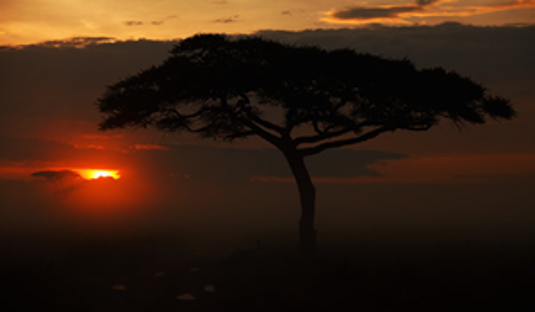
#> input picture imagenes/atardecer.png, 535 x 312 px; the run also reads 1 picture not shown here
$ jupyter execute --allow-errors transformaciones_no_lineales.ipynb
#> lines starting #> are read from the running program, lines starting #| are printed output that depends on the picture; long printed decimals are rounded
# Transformaciones no lineales

[cell 1]
import numpy as np
import cv2
import matplotlib.pyplot as plt
from scipy.stats import skew

[cell 2]
# Funcionamiento de los parámetros de la función hist
array = np.random.randint(0, 3, 20)
plt.hist(array, bins=3, range=(0.0,3.0), density=True)
array
#> figure, not shown here; tallest bar 0.4 high, from x = 1 to 2

[cell 3]
img = cv2.imread('imagenes/atardecer.png', cv2.IMREAD_GRAYSCALE)
#> img: shape (312, 535); min 0, max 255, mean 38.3

fig, axs = plt.subplots(1,2, figsize=(12,5))

ax = axs.ravel()

ax[0].imshow(img, cmap='gray', aspect='auto')

histograma_nomalizado = ax[1].hist(img.ravel(), bins=256, range=(0.0, 256.0), density=True)

ax[1].axvline(x = img.mean(), color = 'k', label = 'mean')
ax[1].axvline(x = np.median(img), color = 'y', label = 'median')

ax[1].legend()

plt.show()
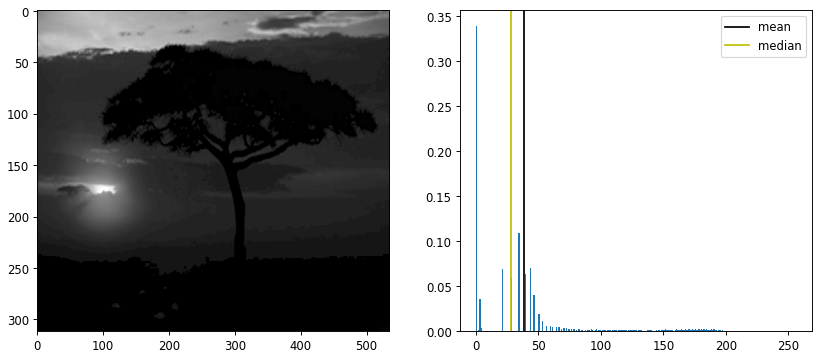
#> figure drawn by matplotlib, 2 panels; panel 2: tallest bar 0.339 high, from x = 0 to 1

[cell 4]
mean = np.sum(histograma_nomalizado[0]*histograma_nomalizado[1][0:256])
#> mean = 38.31
std =  np.sqrt(np.sum(histograma_nomalizado[0]*(histograma_nomalizado[1][0:256] - mean)**2))
#> std = 48.47
skewness = (np.sum(histograma_nomalizado[0]*(histograma_nomalizado[1][0:256] - mean)**3) / (std**3))
#> skewness = 1.77
skewness_midpoint =(np.sum(histograma_nomalizado[0]*(histograma_nomalizado[1][0:256] - 127)**3) / (std**3))
#> skewness_midpoint = -9.85

print(f'La media de los niveles de intensidad de la imagen es {mean}')
#| La media de los niveles de intensidad de la imagen es 38.308
print(f'La desviación estándar es {std}')
#| La desviación estándar es 48.467
print(f'La asimetría respecto a la media es {skewness}')
#| La asimetría respecto a la media es 1.767
print(f'La asimetría respecto al punto medio es {skewness_midpoint}')
#| La asimetría respecto al punto medio es -9.851
print('\n')
print(f'La media de los niveles de intensidad de la imagen es {img.mean()}')
#| La media de los niveles de intensidad de la imagen es 38.308
print(f'La desviación estándar es {img.std()}')
#| La desviación estándar es 48.467
print(f'La asimetría respecto a la media es {skew(img.ravel())}')
#| La asimetría respecto a la media es 1.767
print(f'La asimetría respecto al punto medio es {skewness_midpoint}')
#| La asimetría respecto al punto medio es -9.851

|  |
|:--:|
| *Transformación no lineal* |

|  |
|:--:|
| *Ejemplos de transformaciones no lineales* |

Los casos mostrados arriba son idealizados. Este tipo de funciones generalmente se aplican sobre valores entre 0 y 1 para controlar la exponencialidad.

## Una implementación de la parábola: $ax^2+bx+c$

[cell 5]
def apply_f_on_rgb(img, f, args):
    res = np.zeros(img.shape, np.uint8)
    res[:,:,0] = f(img[:,:,0], *args)
    res[:,:,1] = f(img[:,:,1], *args)
    res[:,:,2] = f(img[:,:,2], *args)
    return res

[cell 6]
def non_linear_parabola(img, a, b, c):
    img_copy = img.astype(np.float32)/255.0

    res_a = cv2.pow(img_copy,2)
    res_a = cv2.multiply(res_a,a)
    res_b = cv2.multiply(img_copy,b)
    res = cv2.add(res_a, res_b)
    res = cv2.add(res, c)

    res[res < 0 ] = 0
    res = res*255
    res[res > 255] = 255
    res = res.astype(np.uint8)

    return res

a = 0.6
b = 0.4
c = -0.02

img = cv2.cvtColor(cv2.imread('imagenes/calabazas.png'), cv2.COLOR_BGR2RGB)
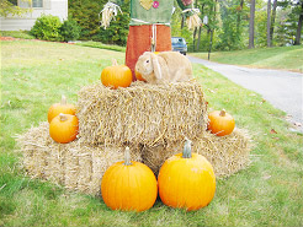
#> input picture imagenes/calabazas.png, 303 x 227 px
#> img: shape (227, 303, 3)
img_modificada = apply_f_on_rgb(img, non_linear_parabola, [a, b, c])
#> in non_linear_parabola, `res[res < 0 ] = 0`: res: shape (227, 303) float32; min 0, max 0.98, mean 0.615
#> in non_linear_parabola (call 2), `res[res < 0 ] = 0`: res: shape (227, 303) float32; min 0, max 0.98, mean 0.59
#> call 3 of non_linear_parabola, with a = 0.6, b = 0.4, c = -0.02
#> in non_linear_parabola (call 3), `img_copy = img.astype(np.float32)/255.0`:
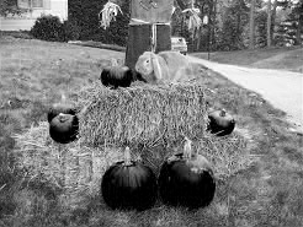
#> img_copy: shape (227, 303) float32; min 0, max 1, mean 0.469
#> in non_linear_parabola (call 3), `res_b = cv2.multiply(img_copy,b)`:
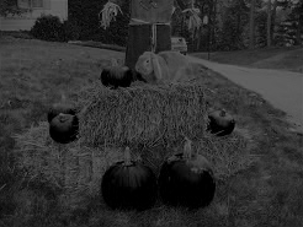
#> res_b: shape (227, 303) float32; min 0, max 0.4, mean 0.188
#> in non_linear_parabola (call 3), `res[res < 0 ] = 0`: res: shape (227, 303) float32; min 0, max 0.98, mean 0.33
#> in apply_f_on_rgb, `res[:,:,2] = f(img[:,:,2], *args)`:
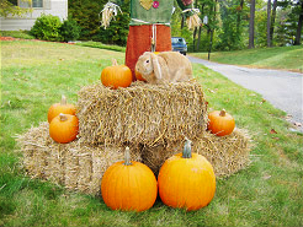
#> res: shape (227, 303, 3); mean R, G, B 156.2, 150, 83.6

imagenes_png = [img, img_modificada]
labels = ['Original', 'Modificada']

fig, axs = plt.subplots(2,2, figsize=(10, 10))
colors = ('r','g','b')

ax = axs.ravel()

contador = 0
for imagen, label in zip(imagenes_png, labels):
    ax[contador].set_title(label)
    ax[contador].imshow(imagen, aspect='auto')
    contador += 1
    for i, color in enumerate(colors):
        ax[contador].set_title(label)
        ax[contador].hist(imagen[:,:,i].ravel(), histtype='step',
                          bins=256, range=(0.0, 256.0), density=True, color=color)
    contador += 1
#> this loop made 2 passes
#> (label, contador) on passes 1 to 2: ('Original', 2), ('Modificada', 4)
#> after the loop, contador = 4

plt.show()
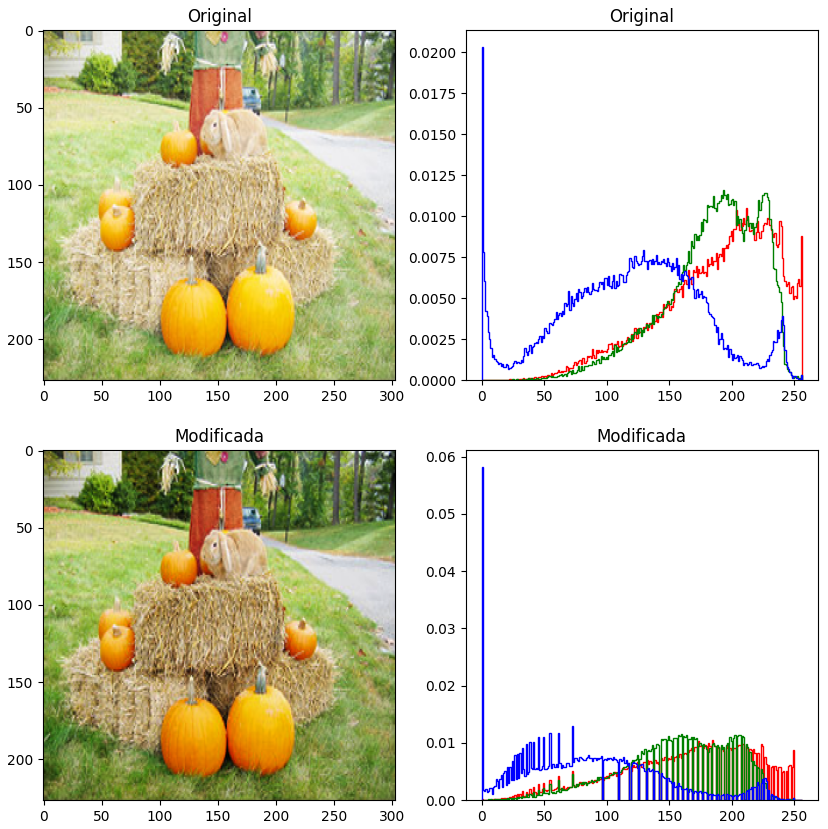
#> figure drawn by matplotlib, 4 panels

[cell 7]
def non_linear_root(img, a, b):
    img_copy = img.copy().astype(np.float32)/255.0

    res_a = cv2.pow(img_copy,0.5)
    res_a = cv2.multiply(res_a, a)
    res = cv2.add(res_a,b)

    res[res<0] = 0
    res = res*255.0
    res[res>255] = 255

    res = res.astype(np.uint8)

    return res

a = 1.25
b = -0.1

img = cv2.cvtColor(cv2.imread('imagenes/techo.png'), cv2.COLOR_BGR2RGB)
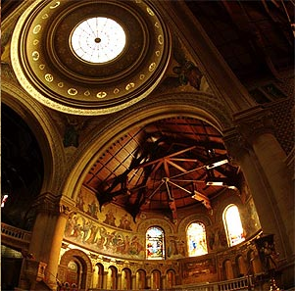
#> input picture imagenes/techo.png, 295 x 291 px
#> img: shape (291, 295, 3)

img_modificada = apply_f_on_rgb(img, non_linear_root, [a, b])
#> in non_linear_root, `img_copy = img.copy().astype(np.float32)/255.0`:
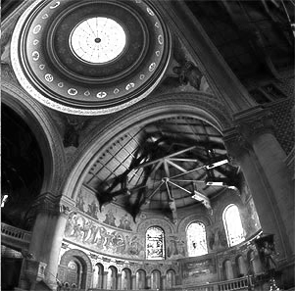
#> img_copy: shape (291, 295) float32; min 0, max 1, mean 0.332
#> in non_linear_root, `res_a = cv2.pow(img_copy,0.5)`:
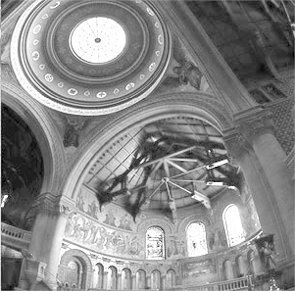
#> res_a: shape (291, 295) float32; min 0, max 1, mean 0.533
#> in non_linear_root, `res[res<0] = 0`: res: shape (291, 295) float32; min 0, max 1.15, mean 0.567
#> in non_linear_root, `res[res>255] = 255`: res: shape (291, 295) float32; min 0, max 255, mean 142.4
#> in apply_f_on_rgb (call 2), `res[:,:,0] = f(img[:,:,0], *args)`:
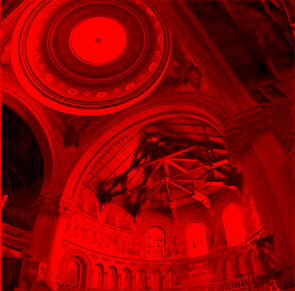
#> res: shape (291, 295, 3); mean R, G, B 141.9, 0, 0

imagenes_png = [img, img_modificada]
labels = ['Original', 'Modificada']

fig, axs = plt.subplots(2,2, figsize=(10, 10))
colors = ('r','g','b')

ax = axs.ravel()

contador = 0
for imagen, label in zip(imagenes_png, labels):
    ax[contador].set_title(label)
    ax[contador].imshow(imagen, aspect='auto')
    contador += 1
    for i, color in enumerate(colors):
        ax[contador].set_title(label)
        ax[contador].hist(imagen[:,:,i].ravel(), histtype='step',
                          bins=256, range=(0.0, 256.0), density=True, color=color)
    contador += 1
#> after the loop, contador = 4

plt.show()

[cell 8]
def gamma_correction(img, a, gamma):
    img_copy = img.copy().astype(np.float32)/255.0

    res_gamma = cv2.pow(img_copy,gamma)
    res = cv2.multiply(res_gamma, a)

    res[res<0] = 0
    res = res*255.0
    res[res>255] = 255

    res = res.astype(np.uint8)

    return res

#> (the rest of this cell did not finish here and is left out)

[cell 9]
def histogram_expansion(img):
    m = float(np.min(img))
    M = float(np.max(img))

    res = (img-m)*255.0/(M-m)
    res = res.astype(np.uint8)

    return res

#> (the rest of this cell did not finish here and is left out)

[cell 10]
def histogram_equalization(img):

    img_raveled = img.ravel()
    hist_norm = plt.hist(img_raveled, bins=256, range=(0.0, 256.0), density=True, histtype='stepfilled')

    plt.clf()

    pdf = hist_norm[0]

    cdf = [np.sum(pdf[0:x]) for x in range(0,256)]

    gmin = np.min(img)
    gmax = np.max(img)

    res = np.zeros(img.shape, np.float32)
    for g in range(0,256):
        res[img == g] = (gmax - gmin)*cdf[g]**0.5 + gmin

    res[res<0] = 0
    res[res>255] = 255
    res = res.astype(np.uint8)
    return res

img = cv2.cvtColor(cv2.imread('imagenes/eiffel.png'), cv2.COLOR_BGR2RGB)
hist_ecualization = apply_f_on_rgb(apply_f_on_rgb(img, histogram_expansion, []), histogram_equalization, [])
#> in histogram_expansion, `m = float(np.min(img))`: m = 0
#> in histogram_expansion, `M = float(np.max(img))`: M = 225
#> in histogram_equalization, `pdf = hist_norm[0]`: pdf = 256 values, max 0.0255 at index 21, min 0 at index 8, mean 0.00391
#> in histogram_equalization, `cdf = [np.sum(pdf[0:x]) for x in range(0,256)]`: cdf = 256 values from 0 to 1
#> in histogram_equalization, `gmin = np.min(img)`: gmin = 0
#> in histogram_equalization, `gmax = np.max(img)`: gmax = 255

imagenes_png = [img, hist_ecualization]
labels = ['Original', 'Imagen histograma ecualizado']

fig, axs = plt.subplots(2,5, figsize=(25, 10))
colors = ('r','g','b')

ax = axs.ravel()

contador = 0
for imagen, label in zip(imagenes_png, labels):
    ax[contador].set_title(label)
    ax[contador].imshow(imagen, aspect='auto')
    contador += 1
    for i, color in enumerate(colors):
        ax[contador].set_title(label)
        ax[contador].hist(imagen[:,:,i].ravel(), histtype='step',
                          bins=256, range=(0.0, 256.0), density=True, color=color)
        contador += 1
    for i, color in enumerate(colors):
        ax[contador].set_title(label)
        ax[contador].hist(imagen[:,:,i].ravel(), histtype='step',
                          bins=256, range=(0.0, 256.0), density=True, color=color, cumulative=True)
    contador += 1
#> this loop made 2 passes
#> (label, contador) on passes 1 to 2: ('Original', 5), ('Imagen histograma ecualizado', 10)
#> after the loop, contador = 10

plt.show()

## Con cv2.equalizeHist()

[cell 11]
img = cv2.cvtColor(cv2.imread('imagenes/eiffel.png'), cv2.COLOR_BGR2RGB)
hist_ecualization = np.zeros(img.shape, np.uint8)
hist_ecualization[:,:,0] = cv2.equalizeHist(img[:,:,0])
hist_ecualization[:,:,1] = cv2.equalizeHist(img[:,:,1])
hist_ecualization[:,:,2] = cv2.equalizeHist(img[:,:,2])

imagenes_png = [img, hist_ecualization]
labels = ['Original', 'Imagen histograma ecualizado']

fig, axs = plt.subplots(2,5, figsize=(25, 10))
colors = ('r','g','b')

ax = axs.ravel()

contador = 0
for imagen, label in zip(imagenes_png, labels):
    ax[contador].set_title(label)
    ax[contador].imshow(imagen, aspect='auto')
    contador += 1
    for i, color in enumerate(colors):
        ax[contador].set_title(label)
        ax[contador].hist(imagen[:,:,i].ravel(), histtype='step',
                          bins=256, range=(0.0, 256.0), density=True, color=color)
        contador += 1
    for i, color in enumerate(colors):
        ax[contador].set_title(label)
        ax[contador].hist(imagen[:,:,i].ravel(), histtype='step',
                          bins=256, range=(0.0, 256.0), density=True, color=color, cumulative=True)
    contador += 1
#> after the loop, contador = 10

plt.show()
